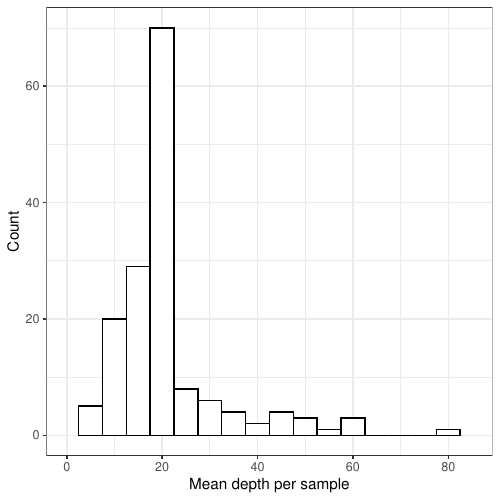

R code for this plot:
library(ggplot2)

df <- read.table("./depth_vcftools.txt",header = T,sep = "\t")

View(df)

pdf("sample_mean_depth_distribution.pdf",height = 5, width = 5)
p <- ggplot(df,aes(x=MEAN_DEPTH))+
  geom_histogram(binwidth = 5,color="black",fill="white")+
  labs(x="Mean depth per sample",y="Count")+
  theme_bw()+
  coord_cartesian(xlim = c(0,85))

print(p)
dev.off()
